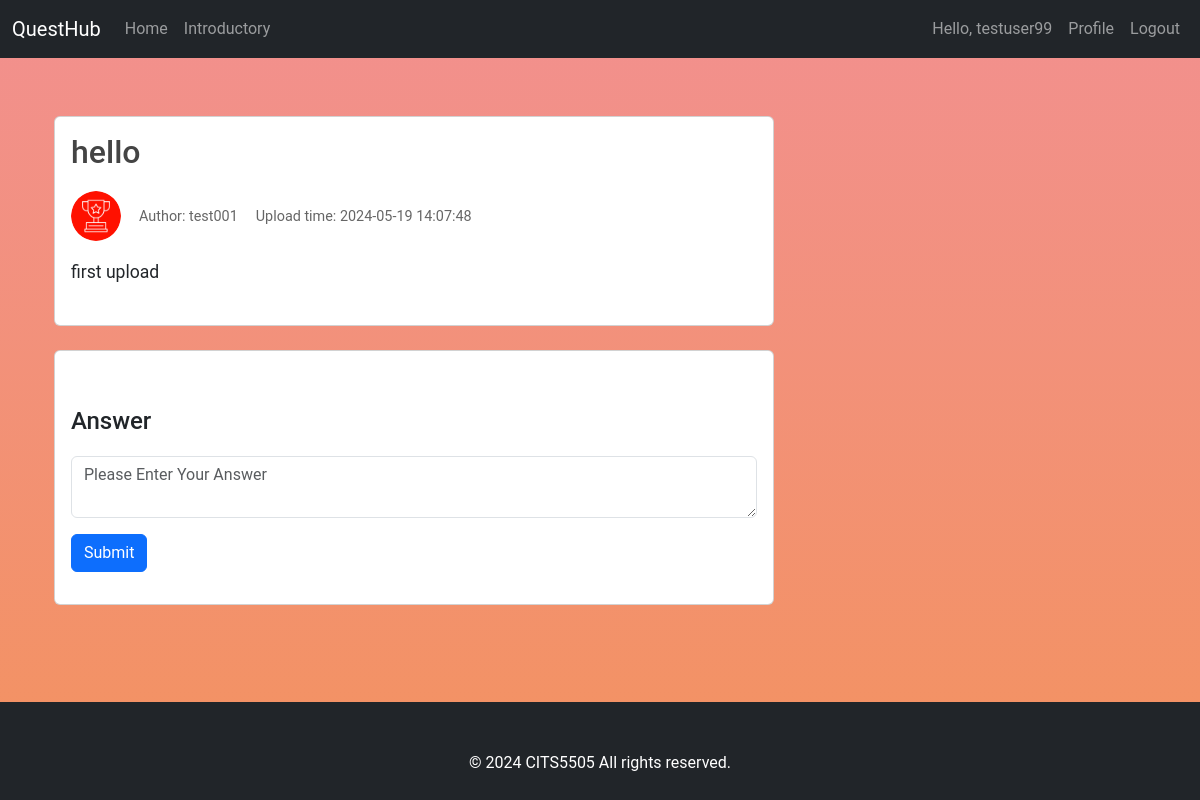
Screenshot of /article?id=1 (signed in) with the database file from the repository.
### model/database/db.py (models this page shows)
class User(db.Model):
    __tablename__='user'
    id = db.Column(db.Integer, primary_key=True)
    username = db.Column(db.String(80), unique=True, nullable=False,index=True)
    email = db.Column(db.String(120), unique=True, nullable=False,index=True)
    password = db.Column(db.String(256))
    money=db.Column(db.Integer,default=0)
    photopath=db.Column(db.String(120),nullable=False,default='default.png')

class Article(db.Model):
    __tablename__='article'
    id=db.Column(db.Integer,primary_key=True)
    userid=db.Column(db.Integer,db.ForeignKey('user.id'))
    title=db.Column(db.String(120),nullable=False)
    content=db.Column(db.String(500),nullable=False)
    create_time=db.Column(db.DateTime,default=datetime.now())
    user = db.relationship('User', backref=db.backref('article', lazy=True))

### app/controller/indexcontroller/article/__init__.py (the view)
@article.route('/article')
def get_article():
    id = request.args.get('id', type=int)
    if id is None:
        return jsonify(code=400, message='Page Not Exist'), 404
    art = Article.query.filter_by(id=id).first()
    art.createtime = art.create_time.strftime('%Y-%m-%d %H:%M:%S')
    if art is None:
        return jsonify(code=400, message='Page Not Exist'), 404
    username = session.get('username')
    if username is None:
        return render_template('article.html', userdata=art.user, art=art)
    user = User.query.filter_by(username=username).first()
    if user is None:
        session.clear()
        return render_template('article.html', userdata=art.user, art=art)
    if Articlelike.query.filter_by(userid=user.id, articleid=id).first() is None:
        return render_template('article.html', userdata=art.user, art=art)
    active = 'active'
    return render_template('article.html', userdata=art.user, art=art, active=active)

### app/templates/article.html (shortened to what this page needs)
{% extends "base.html" %}
{% block head %}
    <link rel="stylesheet" href="../static/css/article_style.css"/>
{% endblock %}
{% block content %}
    <div>
        <div class="container mt-5 pt-5">
            <div class="container">
                <div class="row">
                    <div class="col-md-8">
                        <div class="card mb-4">
                            <div class="card-body">
                                <div class="article">
                                    <h1>{{ art.title }}</h1>
                                    <div class="article-info mb-3">
                                        <img class="avatar"
                                             src="{{ url_for('static',filename='photo/' + userdata.photopath) }}"
                                             alt="Author's photo" class="img-thumbnail"
                                             style="width: 50px; height: 50px;">
                                        <span class="author ms-2">Author: {{ userdata.username }}</span>
                                        <span class="time ms-2">Upload time: {{ art.createtime }}</span>
                                    </div>
                                    <p>{{ art.content }}</p>
                                </div>
                            </div>
                        </div>
                        <div class="card">
                            <div class="card-body">
                                <div class="comment">
                                    <h3>Answer</h3>
                                    <form id="commentForm">
                                        <div class="mb-3">
                                    <textarea name="comment" class="form-control" placeholder="Please Enter Your Answer"
                                              required></textarea>
                                        </div>
                                        <div class="mb-3">
                                            <button type="submit" class="btn btn-primary">Submit</button>
                                        </div>
                                    </form>
                                </div>
                            </div>
                        </div>
                    </div>
                </div>
            </div>
        </div>
    </div>
    <div style="height: 100px;"></div>
{% endblock %}

### app/templates/base.html (shortened to what this page needs)
<!DOCTYPE html>
<html lang="en">
<head>
    <link rel="stylesheet" href="https://cdn.jsdelivr.net/npm/bootstrap@5.3.0-alpha1/dist/css/bootstrap.min.css">
    <link rel="stylesheet" href="https://getbootstrap.com/docs/5.3/assets/css/docs.css">
    {% block head %}{% endblock %}
</head>
<body>
{% block navbar %}
    <nav class="navbar navbar-expand-lg navbar-dark bg-dark fixed-top">
        <div class="container-fluid">
            <a class="navbar-brand" href="/">QuestHub</a>
            <div class="offcanvas offcanvas-end text-bg-dark" tabindex="-1" id="offcanvasDarkNavbar"
                 aria-labelledby="offcanvasDarkNavbarLabel">
                <div class="offcanvas-body">
                    <ul class="navbar-nav">
                        <li class="nav-item">
                            <a class="nav-link" href="/index">Home</a>
                        </li>
                        <li class="nav-item">
                            <a class="nav-link" href="/leaderboard.html">Introductory</a>
                        </li>
                    </ul>
                    <ul class="navbar-nav ms-auto">
                        {% if session.username %}
                            <li class="nav-item">
                                <a class="nav-link" href="#">Hello, {{ session.username }}</a>
                            </li>
                            <li class="nav-item">
                                <a class="nav-link" href="/userinfo">Profile</a>
                            </li>
                            <li class="nav-item">
                                <a class="nav-link" href="{{ url_for('main.logout') }}">Logout</a>
                            </li>
                        {% else %}
                            <li class="nav-item nav_login">
                                <a class="nav-link" href="/login">Login</a>
                            </li>
                        {% endif %}
                    </ul>
                </div>
            </div>
        </div>
    </nav>
{% endblock %}
{% block content %}
{% endblock %}
{% block footer %}
    <footer class="w-100 footer bg-dark text-white py-4 mt-5">
        <div class="container">
            <div class="text-center mt-4">
                © 2024 CITS5505 All rights reserved.
            </div>
        </div>
    </footer>
{% endblock %}
</body>
</html>

### app/static/css/article_style.css (style rules this page uses)
body, h1, h2, h3, h4, h5, h6, p, ul, ol, li, blockquote, figure, figcaption, pre, table, th, td, form, fieldset, legend { margin: 0; padding: 0; box-sizing: border-box; }
body { font-family: 'Roboto', sans-serif; line-height: 1.6; color: #333; background: linear-gradient(to bottom, #f2908f 0%, #f39264 100%); padding: 20px; }
.article h1 { font-size: 2em; margin-bottom: 20px; color: #444; }
.article-info { display: flex; align-items: center; margin-bottom: 20px; }
.article-info .avatar { width: 40px; height: 40px; border-radius: 50%; margin-right: 10px; }
.article-info .author, .article-info .time { font-size: 0.9em; color: #666; margin-right: 10px; }
.article p { font-size: 1.1em; line-height: 1.8; margin-bottom: 20px; }
.comment { margin-top: 40px; }
.comment h3 { font-size: 1.5em; margin-bottom: 20px; }
.footer { position: fixed; left: 0; bottom: 0; width: 100%; background-color: #333; color: #fff; text-align: center; padding: 20px 0; }

### rows the page displays
User: username "testuser99"
Article: title "hello", content "first upload"
User: photopath (placeholder picture), username "test001"

### other values shown
{{ art.createtime }} "2024-05-19 14:07:48"
